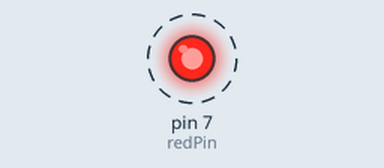
Recording of a sketch running on a simulated Arduino Uno, built with avr-gcc and run on an emulated ATmega328P. Parts: output pins drawn as LEDs (lit = HIGH). Dashed ring = blinking.

Above: at 0.1 s.
Timing chart, 0 to 3.0 s (numbered marks = the images above):
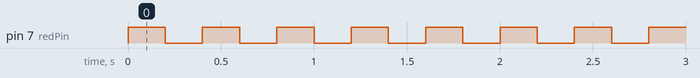

The sketch:

MP2.ino
```cpp
#define DELAY_MS 200

const uint8_t redPin = 7;

void setup() {
  // put your setup code here, to run once:
  pinMode(redPin, OUTPUT);
}

void loop() {
  // put your main code here, to run repeatedly:
  digitalWrite(redPin, HIGH);
  delay(DELAY_MS);
  digitalWrite(redPin, LOW);
  delay(DELAY_MS);
}
```

Measured:
- by itself, pin 7 (redPin): alternates HIGH for 0.20 s and LOW for 0.20 s
